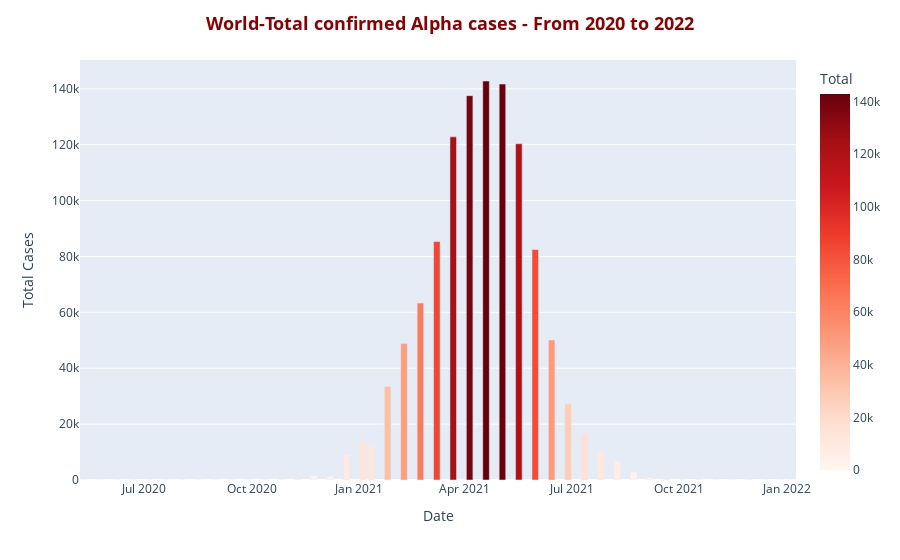

Here is the notebook cell this chart was saved with:
### Code cell
df_alpha_total = df[df['variant'] == 'Alpha'].groupby('Date')['Total'].sum().reset_index()

fig = px.bar(df_alpha_total,
             x='Date',
             y='Total',
             color='Total',
             color_continuous_scale = 'reds')

fig.update_layout(title = '<b>World-Total confirmed Alpha cases - From 2020 to 2022<b>',
                  title_x = 0.5,
                  title_font = dict(size= 18, color = 'DarkRed'),
                  yaxis = dict(title = 'Total Cases'))
fig.show()

### Figure 1 — Plotly figure (JSON) as saved in the notebook; plotly's stock layout.template omitted (floating-point values rounded to 4 significant figures)
{"data": [{"alignmentgroup": "True", "hovertemplate": "Date=%{x}<br>Total=%{marker.color}<extra></extra>", "legendgroup": "", "marker": {"color": [0, 0, 0, 0, 0, 0, 0, 0, 0, 0, 3, 15, 47, 381, 1450, 1128, 9061, 14002, 12101, 33497, 48817, 63335, 85363, 122805, 137566, 142801, 141711, 120332, 82479, 50137, 27240, 16749, 10348, 6747, 2893, 834, 291, 103, 136, 43, 36, 123, 17, 4, 0], "coloraxis": "coloraxis", "pattern": {"shape": ""}}, "name": "", "offsetgroup": "", "orientation": "v", "showlegend": false, "textposition": "auto", "type": "bar", "x": ["2020-05-11", "2020-05-25", "2020-06-08", "2020-06-22", "2020-07-06", "2020-07-20", "2020-08-03", "2020-08-17", "2020-08-31", "2020-09-14", "2020-09-28", "2020-10-12", "2020-10-26", "2020-11-09", "2020-11-23", "2020-12-07", "2020-12-21", "2021-01-04", "2021-01-11", "2021-01-25", "2021-02-08", "2021-02-22", "2021-03-08", "2021-03-22", "2021-04-05", "2021-04-19", "2021-05-03", "2021-05-17", "2021-05-31", "2021-06-14", "2021-06-28", "2021-07-12", "2021-07-26", "2021-08-09", "2021-08-23", "2021-09-06", "2021-09-20", "2021-10-04", "2021-10-18", "2021-11-01", "2021-11-15", "2021-11-29", "2021-12-13", "2021-12-27", "2022-01-05"], "xaxis": "x", "y": [0, 0, 0, 0, 0, 0, 0, 0, 0, 0, 3, 15, 47, 381, 1450, 1128, 9061, 14002, 12101, 33497, 48817, 63335, 85363, 122805, 137566, 142801, 141711, 120332, 82479, 50137, 27240, 16749, 10348, 6747, 2893, 834, 291, 103, 136, 43, 36, 123, 17, 4, 0], "yaxis": "y"}], "layout": {"barmode": "relative", "coloraxis": {"colorbar": {"title": {"text": "Total"}}, "colorscale": [[0, "rgb(255,245,240)"], [0.125, "rgb(254,224,210)"], [0.25, "rgb(252,187,161)"], [0.375, "rgb(252,146,114)"], [0.5, "rgb(251,106,74)"], [0.625, "rgb(239,59,44)"], [0.75, "rgb(203,24,29)"], [0.875, "rgb(165,15,21)"], [1, "rgb(103,0,13)"]]}, "legend": {"tracegroupgap": 0}, "margin": {"t": 60}, "title": {"font": {"color": "DarkRed", "size": 18}, "text": "<b>World-Total confirmed Alpha cases - From 2020 to 2022<b>", "x": 0.5}, "xaxis": {"anchor": "y", "domain": [0, 1], "title": {"text": "Date"}}, "yaxis": {"anchor": "x", "domain": [0, 1], "title": {"text": "Total Cases"}}}}
